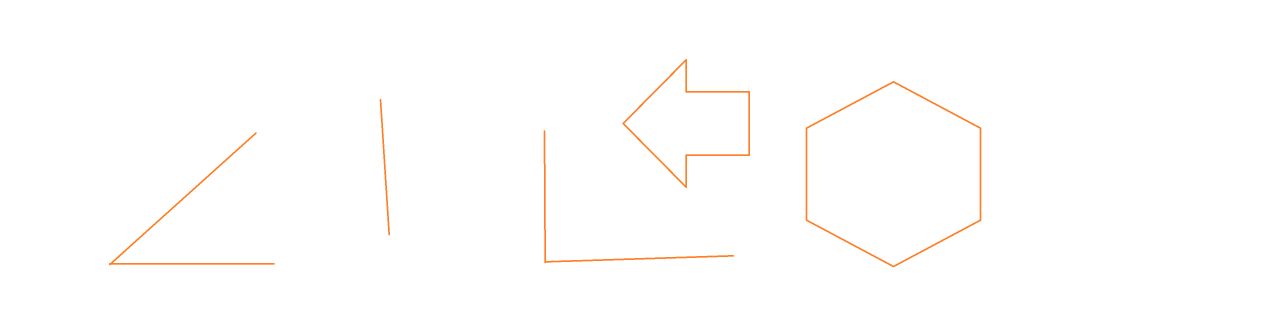
#> input picture Module/Extern/OpenCV/BasicProject/02 Angle Finder/1.png, 3842 x 978 px (shown at 1/3 size)
$ python angelFinder.py
#> lines starting #> are read from the running program, lines starting #| are printed output that depends on the picture
# coding: utf-8
"""
-------------------------------------------------
   File Name:      angelFinder
   Author :        Scar
   E-mail :        scarforhere@gmail.com
   Date:           2021-12-15 10:51 AM
-------------------------------------------------
Description :

    Measure Angel from a picture by 3-times-clicks

"""
import cv2
import math
import imutils

path = '1.png'
img = cv2.imread(path)
#> img is the input picture: shape (978, 3842, 3); mean B, G, R 253.4, 254.1, 255
img = imutils.resize(img, width=1200)
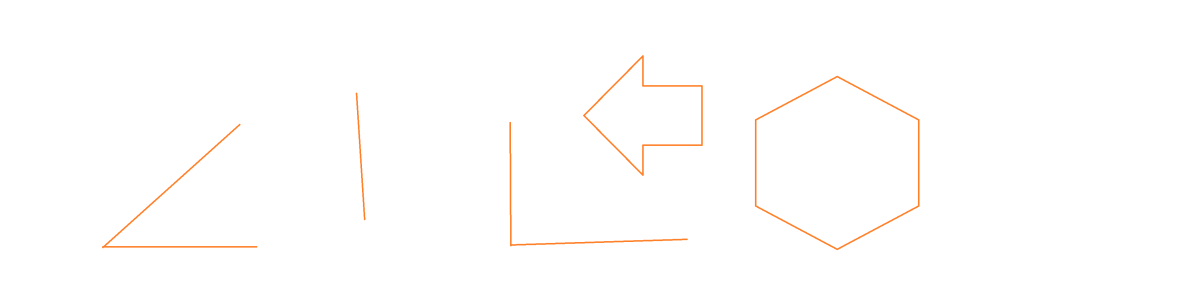
#> img: shape (305, 1200, 3); mean B, G, R 253.4, 254.1, 255
pointsList = []


def mousePoints(event, x, y, flags, params):
    if event == cv2.EVENT_LBUTTONDOWN:
        size = len(pointsList)
        if size != 0 and size % 3 != 0:
            cv2.line(img, tuple(pointsList[round((size - 1) / 3) * 3]), (x, y), (0, 0, 255), 2)
        cv2.circle(img, (x, y), 5, (0, 0, 255), cv2.FILLED)
        pointsList.append([x, y])


def gradient(pt1, pt2):
    return (pt2[1] - pt1[1]) / (pt2[0] - pt1[0])


def getAngle(pointsList):
    pt1, pt2, pt3 = pointsList[-3:]
    try:
        m1 = gradient(pt1, pt2)
        m2 = gradient(pt1, pt3)
        angR = math.atan((m2 - m1) / (1 + (m2 * m1)))
        angD = round(math.degrees(angR))
    except ZeroDivisionError:
        angD = 90

    cv2.putText(img, str(angD), (pt1[0] - 40, pt1[1] - 20), cv2.FONT_HERSHEY_COMPLEX,
                1.5, (0, 0, 255), 2)


while True:
    if len(pointsList) % 3 == 0 and len(pointsList) != 0:
        getAngle(pointsList)

    cv2.imshow('Image', img)
    cv2.setMouseCallback('Image', mousePoints)

    if cv2.waitKey(1) & 0xFF == ord('q'):
#> (key q is pressed here)
        pointsList = []
        img = cv2.imread(path)
        img = imutils.resize(img, width=1200)

    k = cv2.waitKey(1)
#> (key q is pressed here)
    if k == 27:
        break

cv2.destroyAllWindows()
